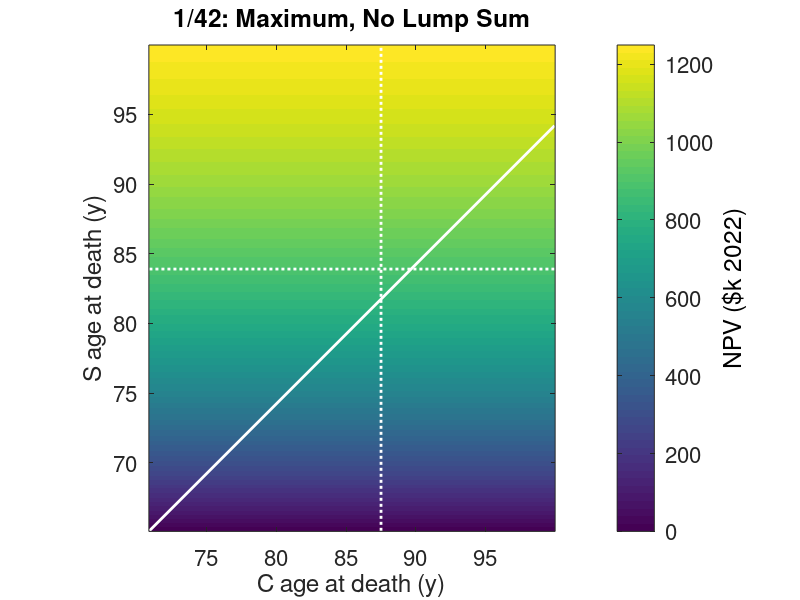
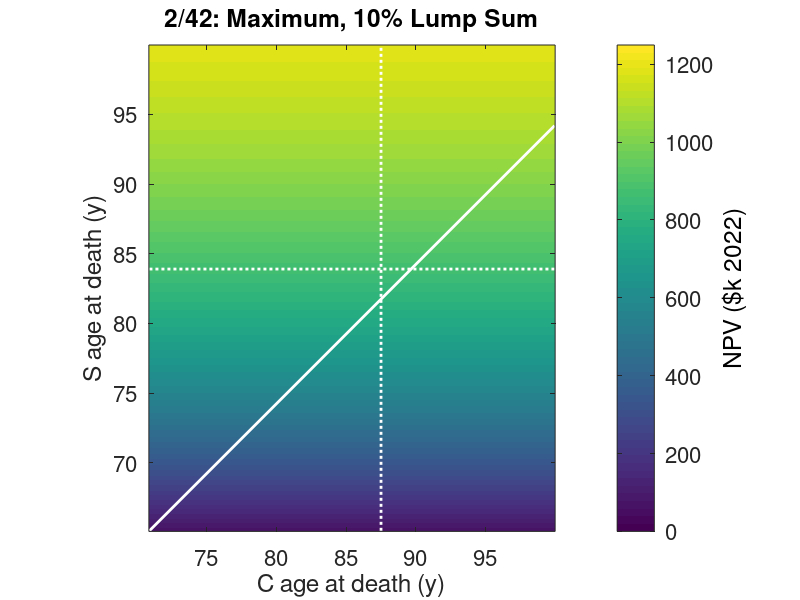
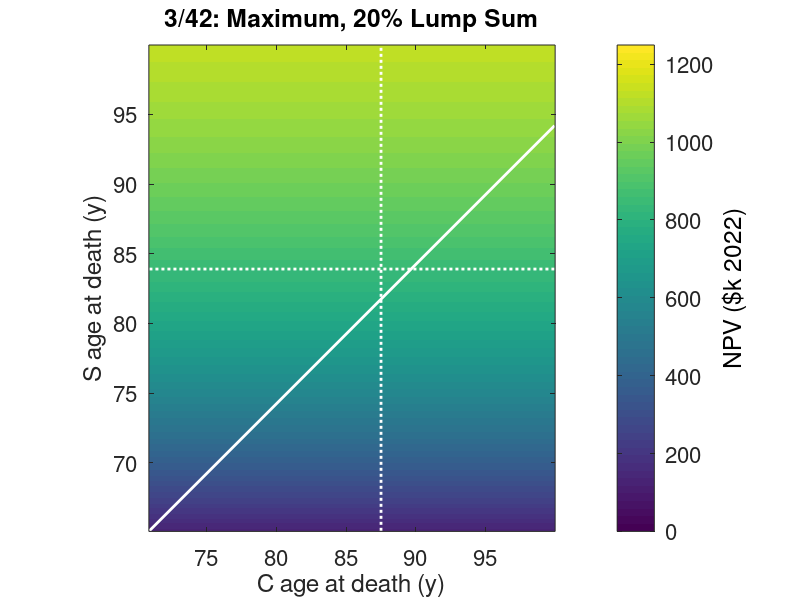
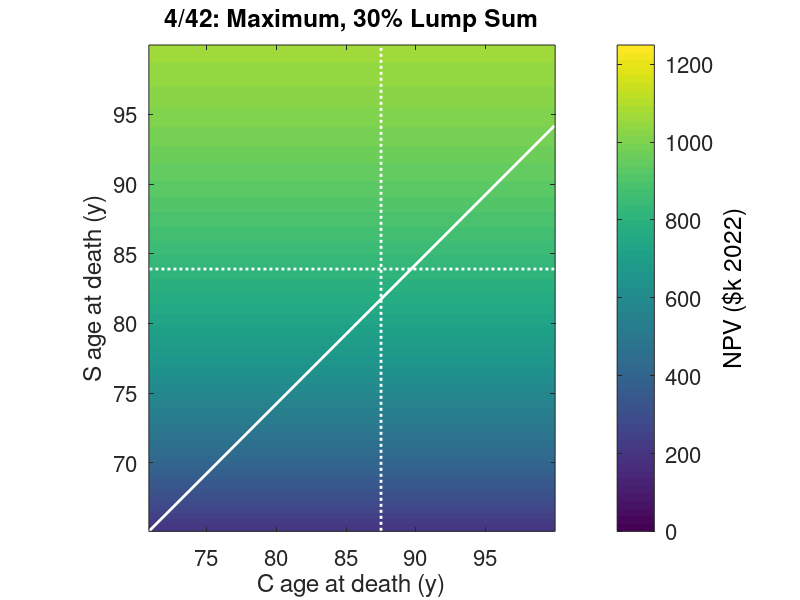

The MATLAB source for these figures, in order:
%% KPERS benefit estimates (from 10/27/2021 summary)
colLabels = {'No Lump Sum' '10% Lump Sum' '20% Lump Sum' '30% Lump Sum' '40% Lump Sum' '50% Lump Sum'};
rowLabels = {'Maximum' '50% Joint-Survivor' '75% Joint-Survivor' '100% Joint-Survivor'...
             '5-Year Life-Certain' '10-Year Life-Certain' '15-Year Life-Certain'};
lumpSum = [0.00 64258.29 128516.57 192774.86 257033.14 321291.43];
monthlies = [5784.93 5206.44 4627.94 4049.45 3470.96 2892.47
             5403.13 4862.81 4322.50 3782.19 3241.88 2701.56
             5206.44 4685.79 4165.15 3644.51 3123.86 2603.22
             5009.75 4508.77 4007.80 3506.82 3005.85 2504.87
             5669.23 5102.31 4535.39 3968.46 3401.54 2834.62
             5495.68 4946.12 4396.55 3846.98 3297.41 2747.84
             5090.74 4581.66 4072.59 3563.52 3054.44 2545.37];

%% parameters
% dates
dateRetire = datenum('04/01/2022');
dateBirthC = datenum('05/17/1951');
dateBirthS = datenum('02/20/1957');
ageDiff = (dateBirthS - dateBirthC) / 365.25;

% life expectancies
ageLEC = 87.5;
ageLES = 83.9;
  % from https://www.ssa.gov/cgi-bin/longevity.cgi on 09/03/2021

% interest rate
APR = (1 + 0.07258) / (1 + 0.02733) - 1;  % inflation adjusted
  % 7.258% portfolio weighted returns as of 12/19/2020
  % 2.733% inflation is US average from 1981-2021
monRate = (1 + APR) ^ (1 / 12) - 1;

%% generate age axes and total retirement months
ageC = ((dateRetire - dateBirthC) / 365.25):(1 / 12):100;
ageS = ((dateRetire - dateBirthS) / 365.25):(1 / 12):100;

%% initialize NPV lookup vectors to accelerate later calculations
k1Powers = (1 ./ (1 + monRate) .^ (0 : (3 * max(length(ageC), length(ageS)) + 2)));
  % k1 = 1 / (1 + monRate)
  % k1Powers(1) has exponent 0, +2 on exponent range vector is to guarantee safe indexing below
k2 = 1 / (1 - k1Powers(2));
  % k2 = 1 / (1 - k)

%% allocate the calculation arrays and lookup vectors
values = zeros(length(ageS), length(ageC), numel(monthlies));
benefitRow = repmat(1:size(monthlies, 1), size(monthlies, 2), 1)(:);
benefitCol = repmat(1:size(monthlies, 2), 1, size(monthlies, 1))(:);
remMonS = repmat((0:(length(ageS) - 1)).', 1, length(ageC));
remMonC = repmat(0:(length(ageC) - 1), length(ageS), 1);
amountOne = zeros(length(ageS), length(ageC));

%% calculate the present values for all age-of-death pairs and benefit elections
for b = 1:numel(monthlies)  % benefit election
  % display status
  fprintf('benefit election %d/%d\n', b, numel(monthlies));

  % look up benefit table indices
  r = benefitRow(b);
  c = benefitCol(b);

  % determine NPV of monthly stream based on benefit election
  if (r == 1)  % maximum
    % monthly payments continue only while S is alive
    numMon = remMonS;
    monValue = monthlies(r, c) * ((k1Powers(1) - k1Powers(numMon + 2)) * k2 - 1);
      % -1 since starting at time 0 and there's no payment until the end of that period
  elseif (r >= 5) % life-certain
    % monthly payments continue the maximum of S's life or the guaranteed period, whichever is longer
    numMonGtd = 12 * 5 * (r - 4);  % r == 5 => 5 y, r == 6 => 10 y, r == 7 => 15 y
    numMon = max(numMonGtd, remMonS);
    monValue = monthlies(r, c) * ((k1Powers(1) - k1Powers(numMon + 2)) * k2 - 1);
      % -1 since starting at time 0 and there's no payment until the end of that period
  else  % joint-survivor
    % period where both C & S are alive
    numMonBoth = min(remMonS, remMonC);

    % period where only one of C & S are alive
    numMonOne = abs(remMonC - remMonS);
    amountOne(:, :) = monthlies(1, c);  % default to "maximum"
    proration = 1 + 0.25 * (r - 4);  % r == 2 => 0.5, r == 3 => 0.75, r == 4 => 1.0
    amountOne(remMonC < remMonS) = proration * monthlies(r, c);  % override with proration

    % combined timeline
    monValue = monthlies(r, c) .* ((k1Powers(1) - k1Powers(numMonBoth + 2)) * k2 - 1);
    monValue += amountOne .* (k1Powers(numMonBoth + 2) - k1Powers(numMonBoth + numMonOne + 2)) * k2;
      % no adjustment for period zero since resuming at the end of the previous series
  endif

  % combine the monthly NPV and lump sum components
  values(:, :, b) = lumpSum(c) + monValue;
endfor

%% plot NPVs
cMin = min(values(:));
cMax = max(values(:));
for b = 1:numel(monthlies)  % benefit election
  % look up benefit table indices
  r = benefitRow(b);
  c = benefitCol(b);

  % plot
  figure;
  imagesc(ageC, ageS, values(:, :, b) / 1e3);
  set(gca, 'ydir', 'normal', 'fontsize', 16);
  hold('on');
  plot([min(ageC) max(ageC)], [ageLES ageLES], ':w', 'linewidth', 2);
  plot([ageLEC ageLEC], [min(ageS) max(ageS)], ':w', 'linewidth', 2);
  plot([ageC(1) ageC(end)], [ageS(1) (ageC(end) - ageDiff)], 'w', 'linewidth', 2);
  axis('image');
  caxis([cMin cMax] ./ 1e3);
  xlabel('C age at death (y)');
  ylabel('S age at death (y)');
  title(sprintf('%d/%d: %s, %s', b, numel(monthlies), rowLabels{r}, colLabels{c}));
  h = colorbar;
  set(h, 'fontsize', 16);
  set(get(h, 'ylabel'), 'string', 'NPV ($k 2022)');
endfor

%% determine the best election for each age-of-death pairing
[bestNPV, bestElect] = max(values, [], 3);

%% plot best elections
% determine the number of unique elections and their labels
uniqueElects = unique(bestElect(:));
uniqueLabels = {};
for u = 1:length(uniqueElects)
  bestElect(bestElect == uniqueElects(u)) = -u;
  uniqueLabels{u} = sprintf('%s, %s', rowLabels{benefitRow(uniqueElects(u))},...
                                      colLabels{benefitCol(uniqueElects(u))});
endfor
bestElect *= -1;

% plot best elections
figure;
imagesc(ageC, ageS, bestElect);
set(gca, 'ydir', 'normal', 'fontsize', 16);
hold('on');
plot([min(ageC) max(ageC)], [ageLES ageLES], ':w', 'linewidth', 2);
plot([ageLEC ageLEC], [min(ageS) max(ageS)], ':w', 'linewidth', 2);
plot([ageC(1) ageC(end)], [ageS(1) (ageC(end) - ageDiff)], 'w', 'linewidth', 2);
axis('image');
xlabel('C age at death (y)');
ylabel('S age at death (y)');
title('best election by age pairs');
colormap(rainbow(length(uniqueElects)));
h = colorbar;
set(h, 'fontsize', 16, 'ytick', linspace(1.5, length(uniqueElects) - 0.5, length(uniqueElects)),...
       'yticklabel', uniqueLabels);

% plot NPVs with best elections
figure;
imagesc(ageC, ageS, bestNPV / 1e3);
set(gca, 'ydir', 'normal', 'fontsize', 16);
hold('on');
plot([min(ageC) max(ageC)], [ageLES ageLES], ':w', 'linewidth', 2);
plot([ageLEC ageLEC], [min(ageS) max(ageS)], ':w', 'linewidth', 2);
plot([ageC(1) ageC(end)], [ageS(1) (ageC(end) - ageDiff)], 'w', 'linewidth', 2);
axis('image');
xlabel('C age at death (y)');
ylabel('S age at death (y)');
title('best election NPV by age pairs');
h = colorbar;
set(h, 'fontsize', 16);
set(get(h, 'ylabel'), 'string', 'NPV ($k 2022)');

% plot foregone NPV by election
foregoneNPV = zeros(length(ageS), length(ageC), length(uniqueElects));
for u = 1:length(uniqueElects)
  foregoneNPV(:, :, u) = bestNPV - values(:, :, uniqueElects(u));
endfor
cMax = max(foregoneNPV(:)) / 1e3;
if (length(uniqueElects) <= 3)
  subCol = length(uniqueElects);
  subRow = 1;
else
  subCol = ceil(sqrt(length(uniqueElects)));
  subRow = ceil(length(uniqueElects) / subCol);
endif
figure;
for u = 1:length(uniqueElects)
  subplot(subRow, subCol, u);
  imagesc(ageC, ageS, foregoneNPV(:, :, u) / 1e3);
  caxis([0 cMax]);
  set(gca, 'ydir', 'normal', 'fontsize', 16);
  hold('on');
  plot([min(ageC) max(ageC)], [ageLES ageLES], ':w', 'linewidth', 2);
  plot([ageLEC ageLEC], [min(ageS) max(ageS)], ':w', 'linewidth', 2);
  plot([ageC(1) ageC(end)], [ageS(1) (ageC(end) - ageDiff)], 'w', 'linewidth', 2);
  axis('image');
  xlabel('C age at death (y)');
  ylabel('S age at death (y)');
  title(uniqueLabels{u});
  h = colorbar;
  set(h, 'fontsize', 16);
  set(get(h, 'ylabel'), 'string', 'foregone NPV ($k 2022)');
endfor
